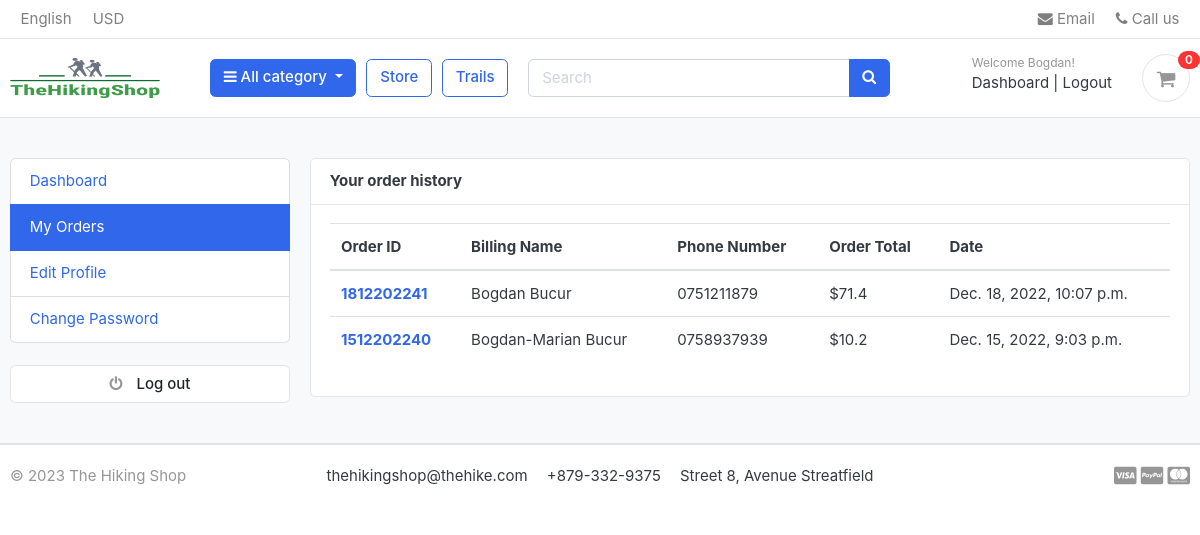
Page /accounts/my_orders/ (signed in) on the earlier database version.
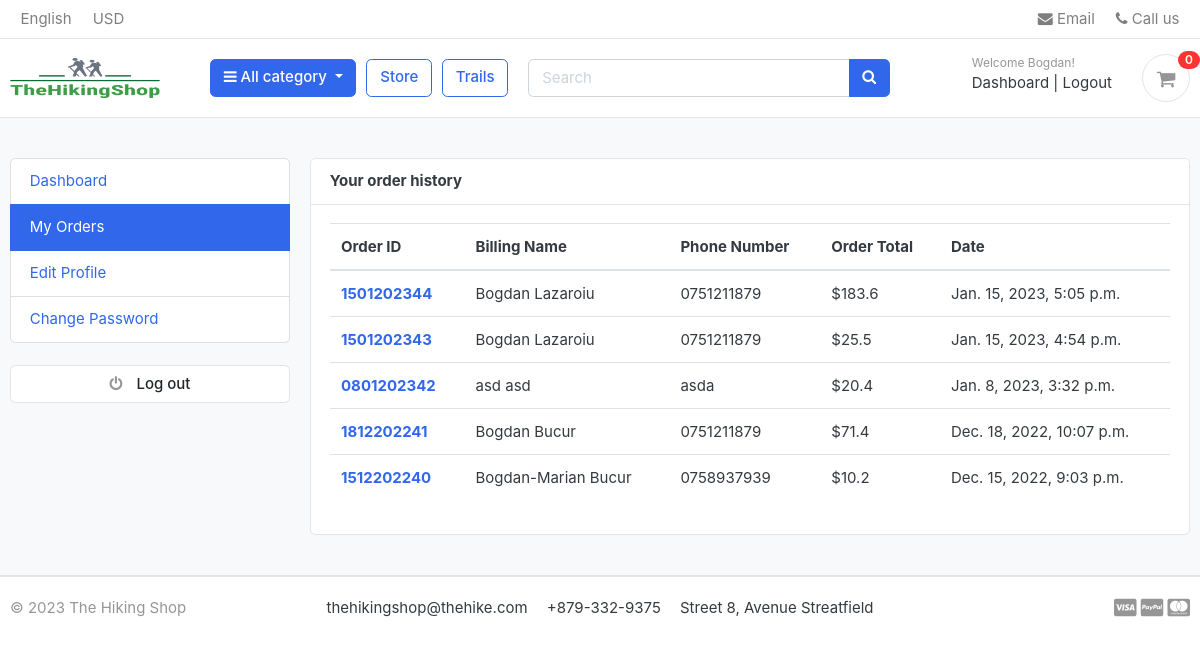
Same page on the later database version.
### orders/models.py (models this page shows, shortened)
class Order(models.Model):
    STATUS = (
        ('New', 'New'),
        ('Accepted', 'Accepted'),
        ('Completed', 'Completed'),
        ('Cancelled', 'Cancelled'),
    )
    user = models.ForeignKey(Account, on_delete=models.SET_NULL, null=True)
    payment = models.ForeignKey(Payment, on_delete=models.SET_NULL, blank=True, null=True)
    order_number = models.CharField(max_length=20)
    first_name = models.CharField(max_length=50)
    last_name = models.CharField(max_length=50)
    phone = models.CharField(max_length=15)
    email = models.EmailField(max_length=50)
    address_line_1 = models.CharField(max_length=50)
    address_line_2 = models.CharField(max_length=50, blank=True)
    country = models.CharField(max_length=50)
    state = models.CharField(max_length=50)
    city = models.CharField(max_length=50)
    order_note = models.CharField(max_length=100, blank=True)
    order_total = models.FloatField()
    tax = models.FloatField()
    status = models.CharField(max_length=10, choices=STATUS, default='New')
    ip = models.CharField(blank=True, max_length=20)
    is_ordered = models.BooleanField(default=False)
    created_at = models.DateTimeField(auto_now_add=True)
    updated_at = models.DateTimeField(auto_now=True)
    def full_name(self):
        return f'{self.first_name} {self.last_name}'

### accounts/views.py (the view)
# urls.py: path('my_orders/', views.my_orders, name='my_orders'),
@login_required(login_url='login')
def my_orders(request):
    orders = Order.objects.filter(user=request.user, is_ordered=True).order_by('-created_at')
    context = {
        'orders': orders,
    }
    return render(request, 'accounts/my_orders.html', context)

### carts/context_processors.py (called while the page is built)
def counter(request):
    cart_count = 0
    if 'admin' in request.path:
        return {}
    else:
        try:
            cart = Cart.objects.filter(cart_id=_cart_id(request))
            if request.user.is_authenticated:
                cart_items = CartItem.objects.all().filter(user=request.user)
            else:
                cart_items = CartItem.objects.all().filter(cart=cart[:1])
            for cart_item in cart_items:
                cart_count += cart_item.quantity
        except Cart.DoesNotExist:
            cart_count = 0
    return dict(cart_count=cart_count)

### carts/views.py (called while the page is built)
def _cart_id(request):
    cart = request.session.session_key  # I named this cart cart1 because I don t want to get confused with func cart
    if not cart:
        cart = request.session.create()
    return cart

### category/context_processors.py (called while the page is built)
def menu_links(request):
    links = Category.objects.all()
    return dict(links=links)

### category/models.py (called while the page is built)
    def get_url(self):
        return reverse('products_by_category', args=[self.slug])

### templates/accounts/my_orders.html (shortened to what this page needs)
{% extends 'base.html' %}
{% block content %}
    <section class="section-conten padding-y bg">
        <div class="container">
            <div class="row">
                {% include 'includes/dashboard_sidebar.html' %}
                <main class="col-md-9">
                    <article class="card">
                        <header class="card-header">
                            <strong class="d-inline-block mr-3">Your order history</strong>
                        </header>
                        <div class="card-body">
                            <div class="row">
                                <div class="col-md-12">
                                    <table class="table table-hover">
                                        <thead>
                                        <tr>
                                            <th scope="col">Order ID</th>
                                            <th scope="col">Billing Name</th>
                                            <th scope="col">Phone Number</th>
                                            <th scope="col">Order Total</th>
                                            <th scope="col">Date</th>
                                        </tr>
                                        </thead>
                                        <tbody>
                                        {% for order in orders %}
                                            <tr>
                                                <th scope="row"><a
                                                        href="{% url 'order_detail' order.order_number %}">{{ order.order_number }}</a>
                                                </th>
                                                <td>{{ order.full_name }}</td>
                                                <td>{{ order.phone }}</td>
                                                <td>${{ order.order_total }}</td>
                                                <td>{{ order.created_at }}</td>
                                            </tr>
                                        {% endfor %}
                                        </tbody>
                                    </table>
                                </div>
                            </div>
                        </div>
                    </article>
                </main>
            </div>
        </div>
    </section>
{% endblock %}

Differences in the rows shown:
added Order: order_number "1501202344", full_name "Bogdan Lazaroiu", phone "0751211879", order_total "183.6", created_at "Jan. 15, 2023, 5:05 p.m."
added Order: order_number "1501202343", full_name "Bogdan Lazaroiu", phone "0751211879", order_total "25.5", created_at "Jan. 15, 2023, 4:54 p.m."
added Order: order_number "0801202342", full_name "asd asd", phone "asda", order_total "20.4", created_at "Jan. 8, 2023, 3:32 p.m."
